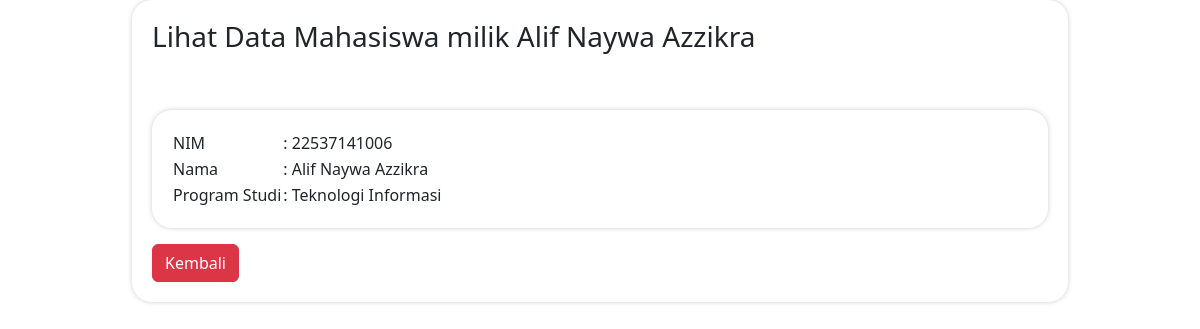
The page /lihat.php?nim=22537141006 on the database its author committed.
### tables this page shows
CREATE TABLE `mahasiswa` (
  `id` int(11) NOT NULL,
  `nim` varchar(50) NOT NULL,
  `nama` varchar(255) NOT NULL,
  `prodi` varchar(255) NOT NULL
);

### lihat.php (the view, shortened to what this page needs)
<?php
include("koneksi.php");
$nim = $_GET['nim'];
$data = mysqli_query($koneksi, "SELECT * from mahasiswa WHERE nim='$nim'") or die('koneksi gagal');
$d = mysqli_fetch_array($data);
?>
<!DOCTYPE html>
<html lang="en">
<head>
    <link href="https://cdn.jsdelivr.net/npm/bootstrap@5.2.3/dist/css/bootstrap.min.css" rel="stylesheet">
</head>
<body>
    <div class="container">
        <div class="box">
            <div class="judul">
                <h3> Lihat Data Mahasiswa milik <?php echo $d['nama'] ?> </h3>
            </div>
            <br>
            <br>
            <div class="box">
                <?php
                include("koneksi.php");
                $nim = $_GET['nim'];
                $data = mysqli_query($koneksi, "SELECT * from mahasiswa WHERE nim='$nim'") or die('koneksi gagal');
                while ($d = mysqli_fetch_array($data)) {
                ?>
                    <table>
                        <tr>
                            <td>NIM</td>
                            <td>: <?php echo $d['nim'] ?></td>
                        </tr>
                        <tr>
                            <td>Nama</td>
                            <td>: <?php echo $d['nama'] ?></td>
                        </tr>
                        <tr>
                            <td>Program Studi</td>
                            <td>: <?php echo $d['prodi'] ?></td>
                        </tr>
                    </table>
                <?php
                } ?>
            </div>
            <a href="dashboard.php" class="btn btn-danger mt-3">Kembali</a>
        </div>
    </div>
</body>
</html>

### lihat.php (style rules this page uses)
.container { width: 80%; margin: auto; }
.box { width: 100%; padding: 20px; background-color: #fff; box-shadow: 0px 0px 5px #ccc; border-radius: 20px; }

### rows shown on the page
mahasiswa: nama "Alif Naywa Azzikra", nim "22537141006", prodi "Teknologi Informasi"
